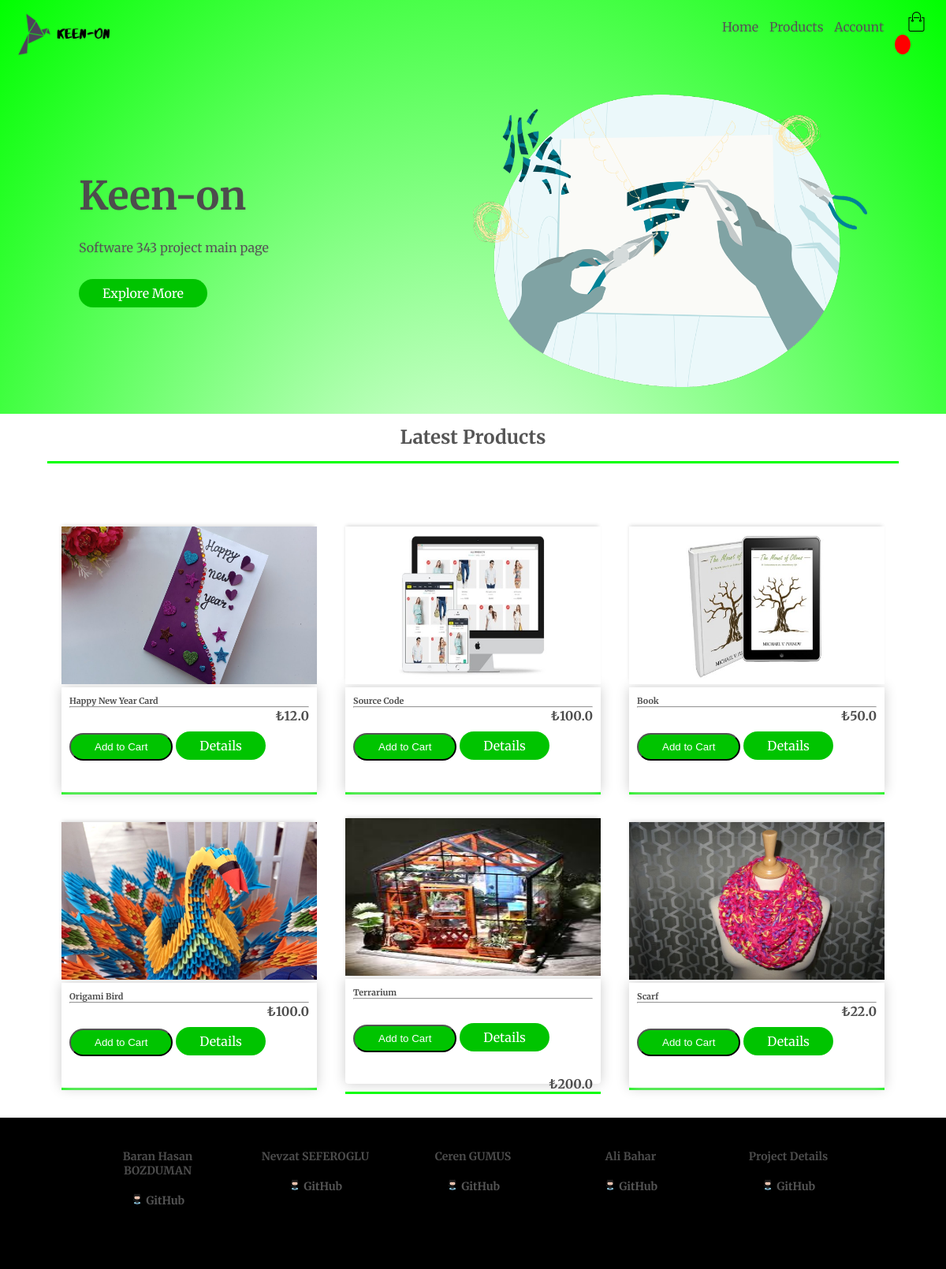
The page / on the database its author committed.
### store/models.py (models this page shows, shortened)
class Product(models.Model):
	id = models.AutoField
	customer = models.ForeignKey(Customer, on_delete=models.CASCADE, null=True, blank=True, related_name="product_c")
	name = models.CharField(max_length=200, null=True)
	price= models.FloatField()
	digital = models.BooleanField(default=False, null=True, blank=False)
	image = models.ImageField(null=True, blank=True)
	quantity = models.IntegerField(default=0, null=True, blank=True)
	description =models.CharField(default="default", max_length=200, null=False)
	@property
	def imageURL(self):
		try:
			url = self.image.url
		except:
			url = ''
		return url

### store/views.py (the view)
def home(request):
	products = Product.objects.all().order_by('-id')[:6]
	context = {'products':products}
	return render(request, 'store/index.html', context)

### store/templates/store/index.html (shortened to what this page needs)
<!DOCTYPE html>
{% extends 'store/base.html' %}
{% load static %}
{% block forHead %}
    <link rel="stylesheet" type="text/css" href="https://stackpath.bootstrapcdn.com/font-awesome/4.7.0/css/font-awesome.min.css">
    <link rel="stylesheet" type="text/css" href="{% static 'css/style.css' %}">
    <link rel="stylesheet" type="text/css" href="{% static 'css/navbar.css' %}">
{% endblock %}
{% block content %}
<div class="container">
	{% include "store/navbar.html" %}
	<div class="row">
		<div class="col-2">
			<h1>Keen-on</h1>
			<p> Software 343 project main page</p>
			<a href="https://github.com/SoftEngProjects-RapidSoft/Keen-On" class="btn" target="blank">Explore More</a>
		</div>
		<div class="col-2">
			<img src="{% static 'images/mainpage.png' %}">
		</div>
	</div>
</div>
<div class="small-container">
	<h2 class="title">Latest Products </h2>
	<div class="row">
		{% for product in products %}
		<div class="col-3">
			<img class="thumbnail" src="{{product.imageURL}}">
			<div class="box-element product">
				<h6><strong>{{product.name}}</strong></h6>
				<hr>
				<button data-product="{{product.id}}" data-action="add" class="btn btn-outline-secondary add-btn update-cart">Add to Cart</button>
				<a  data-product="{{product.id}}" class="btn btn-success" href="{% url 'product_details' product.id %}">Details</a>
				<h4 style="display: inline-block; float: right"><strong> ₺{{product.price}}</strong></h4>
			</div>
		</div>
		{% endfor %}
	</div>
</div>
<div class="footer">
	<div class="row">
		<div class="col-5">
			<ul>
				<li><h4>Baran Hasan BOZDUMAN</h4></li>
				<li><h4>
					<div class="img_link">
						<a href="https://github.com/bhbduman" target="blank">
							<img src="{% static 'images/GitHub.png' %}">
							GitHub
						</a><br>
					</div>
				</h4></li>
			</ul>
		</div>
		<div class="col-5">
			<ul>
				<li><h4>Nevzat SEFEROGLU</h4></li>
				<li><h4>
					<a href="https://github.com/nevzatseferoglu" target="blank">
						<div class="img_link">
							<img src="{% static 'images/GitHub.png' %}">
							GitHub
						</div>
					</a><br>
				</h4></li>
			</ul>
		</div>
		<div class="col-5">
			<ul>
				<li><h4>Ceren GUMUS</h4></li>
				<li><h4>
					<a href="https://github.com/cerengumus" target="blank">
						<div class="img_link">
							<img src="{% static 'images/GitHub.png' %}">
							GitHub
						</div>
					</a><br>
				</h4></li>
			</ul>
		</div>
		<div class="col-5">
			<ul>
				<li><h4>Ali Bahar</h4></li>
				<li><h4>
					<a href="https://github.com/alibhr" target="blank">
						<div class="img_link">
							<img src="{% static 'images/GitHub.png' %}">
							GitHub
						</div>
					</a><br>
				</h4></li>
			</ul>
		</div>
		<div class="col-5">
			<ul>
				<li><h4>Project Details</h4></li>
				<li><h4>
					<a href="https://github.com/SoftEngProjects-RapidSoft/Keen-On" target="blank">
						<div class="img_link">
							<img src="{% static 'images/GitHub.png' %}">
							GitHub
						</div>
					</a><br>
				</h4></li>
			</ul>
		</div>
	</div>
</div>
{% endblock %}

### static/css/base.css (style rules this page uses)
* { margin:0; padding: 0; box-sizing: border-box; }
body { font-family: 'Merriweather', serif; }
a { text-decoration: none; color: #555; }
p { color: #555; }
h1,h2,h3,h4,h5,h6 { color:hsl(0, 0%, 30%); }
.box-element { box-shadow:hsl(0, 0%, 80%) 0 0 16px; background-color: #fff; border-radius: 4px; padding: 10px; }
.thumbnail { width: 100%; height: 200px; -webkit-box-shadow: -1px -3px 5px -2px rgba(214,214,214,1); -moz-box-shadow: -1px -3px 5px -2px rgba(214,214,214,1); box-shadow: -1px -3px 5px -2px rgba(214,214,214,1); }
.product { border-radius: 0 0 4px 4px; }
.btn { border-radius: 0; }

### static/css/style.css (style rules this page uses)
.container { margin: auto; padding-left: 100px; padding-right: 100px; background: radial-gradient(#fff, #00ff00); background-repeat: no-repeat; background-attachment: fixed; background-size: cover; }
.container .row { margin-top: 70px; }
.row { display: flex; align-items: center; flex-wrap: wrap; justify-content: space-around; }
.col-2 { flex-basis: 50%; min-width: 300px; }
.col-2 img { max-width: 100%; padding: 30px 0; }
.col-2 h1 { font-size: 50px; line-height: 60px; margin: 25px 0; }
.btn { display: inline-block; background: #00c400; color: #fff; padding: 8px 30px; margin: 30px 0; border-radius: 30px; transition: background 0.5s; }
.col-3 { flex-basis: 30%; min-width: 250px; margin-bottom: 30px; width: 100%; border-bottom: solid #00ff00; }
.col-3 img { width: 100%; }
.small-container { max-width: 1080px; margin: auto; padding-left: 25px: padding-right: 25px; }
.small-container .title { text-align: center; margin: 0 auto 80px; position: relative; line-height: 60px; color: #555; border-bottom: solid; border-color: #00ff00; }
.footer { max-width: 100%; max-height: 100% margin: auto; padding-left: 100px; padding-right: 100px; background: #000; color: #8a8a8a; font-size: 14px; }
.footer .row .col-5 { text-align: center; padding: 40px 20px; flex-basis: 20%; transition: transform 0.5s; }
.footer .row .col-5 img { width: 50%; padding: 0px 50px; border-radius: 50%; }
.footer .row .col-5 h4 { padding-bottom: 20px; }
.footer .row .col-5 ul { list-style-type: none; }
.footer .img_link img { padding: 0 !important; width: 10% !important; border-radius: 50% !important; }

### rows shown on the page
Product: imageURL (picture), name "Happy New Year Card", price "12.0"
Product: imageURL (picture), name "Source Code", price "100.0"
Product: imageURL (picture), name "Book", price "50.0"
Product: imageURL (picture), name "Origami Bird", price "100.0"
Product: imageURL (picture), name "Terrarium", price "200.0"
Product: imageURL (picture), name "Scarf", price "22.0"
